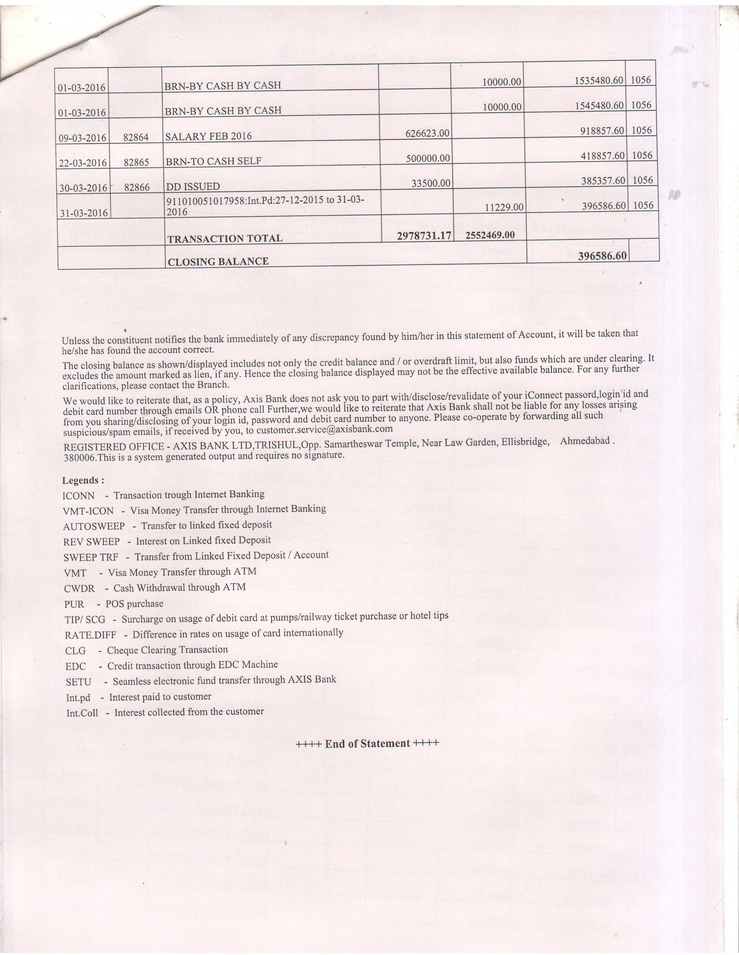
#> input picture Images/bankRotatedBackround.jpg, 739 x 955 px, shrunk from 2550 x 3299 before the run, found by its file name
$ jupyter execute --allow-errors ocr.ipynb   (Python 2 division)
#> lines starting #> are read from the running program, lines starting #| are printed output that depends on the picture
#> further down, image is the input picture: shape (955, 739, 3); mean B, G, R 232, 231.4, 241.5
Import packages and load rotation functions

[cell 1]
# import the necessary packages
#Life is good
from PIL import Image
import pytesseract
import numpy as np
#from pytesseract import image_to_string
#from pytesseract import image_to_boxes
#from pytesseract import image_to_data
import argparse
import cv2
import os

def orientationScore(image,skipStep = 10):
    totValue = 0
    for row in range(len(image)):
        rowVal = 0
        for col in range(0,len(image[0]),skipStep):
            rowVal += image[row][col]
        totValue += rowVal*rowVal
    return totValue

def findOrient(image,angleRange = 5,skipStep = 10):
#> called with angleRange = 5, skipStep = 10
    maxValue = -1
    maxRot  = 0
    imageRows, imageCols = image.shape
#> imageRows = 955; imageCols = 739
    accuracy = 0.1


    maxLen = angleRange*2*int(1/accuracy)
    #print maxLen
    for i in range(-1, maxLen):
        #rot = i
        rot = (round(i / 2 - 0.4) + 1) * ((-1) * (i % 2) + ((i + 1) % 2)) * 0.1
        #print rot
        # print("Rotation: ",rot,". i: ",i)
        M = cv2.getRotationMatrix2D((imageCols / 2, imageRows / 2), rot, 1)
        dst = cv2.warpAffine(image, M, (imageCols, imageRows), borderValue=(255, 255, 255))

        value = orientationScore(255-dst,skipStep = 10)
        if value>maxValue:
            maxValue = value
            maxRot = rot
        if i%int(maxLen/100)==0:
            print "Percentage complete: ", round(i*100.0/maxLen),"%. Current angle (degree): ",rot
#> this loop made 101 passes
#> (value, maxValue) on passes 1, 3, 5, 7, 9, 11, 13, 15, 17: (2589840511, 2589840511), (2613629274, 2613629274), (2660428274, 2660428274), (2702434110, 2702434110), (2723700521, 2723700521), (2767209440, 2767209440), (2833404062, 2833404062), (2914801427, 2914801427), (2965481044, 2965481044)
#> value on passes 2, 4, 6, 8, 10, 12: 2536398960, 2513449237, 2523046627, 2499393503, 2490080485, 2486239580
#> after the loop, maxRot = -0.8; maxValue = 2965481044
        #print "Current angle: ",rot,". Current value: ", value,". Max value: ",maxValue,". Max rot: ",maxRot
        #cv2.imshow("Rotated Image: ",dst)
        #cv2.waitKey(0)

    M = cv2.getRotationMatrix2D((imageCols / 2, imageRows / 2), maxRot, 1)
#> M = [[1, -0.014, 6.7], [0.014, 1, -5.11]]
    dst = cv2.warpAffine(image, M, (imageCols, imageRows), borderValue=(255, 255, 255))
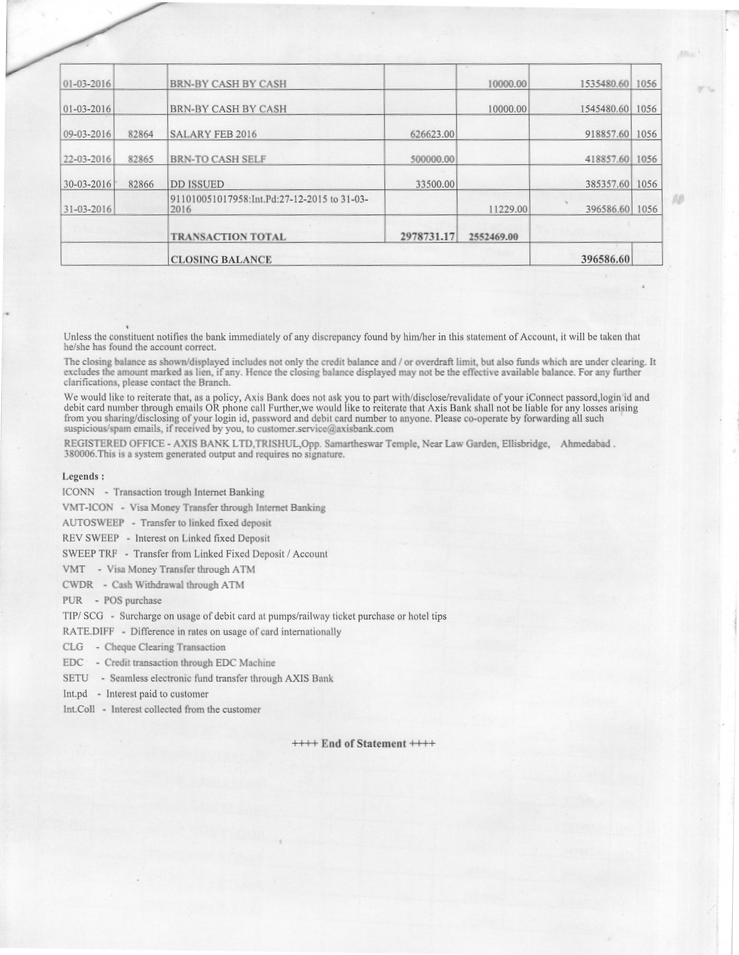
#> dst: shape (955, 739); min 44, max 255, mean 234.7
    #cv2.imshow("Rotated Image: ", dst)
    #cv2.waitKey(0)
    return dst

Specify the paramaters of the OCR run

[cell 2]
args = {}
#args["image"] = "/home/dries/devel/Praelexis/OCR/Images/rotate.png"
#args["image"] = "/home/dries/devel/Praelexis/OCR/Images/rotatedDistorted.png"
#args["image"] = "/home/dries/devel/Praelexis/OCR/Images/RealScan.jpg"
#args["image"] = "/home/dries/devel/Praelexis/OCR/Images/phonePhoto.jpg"
args["image"] = "/home/dries/devel/Praelexis/OCR/Images/bankRotatedBackround.jpg"

args["preprocess"] = ""
args["rotationSearch"] = 5
con ="-psm 1 --oem 2 -c tessedit_char_whitelist=0123456789abcdefghijklmnopqrstuvwxyzABCDEFGHIJKLNMOPQRSTUVWXYZ-+,.()&:_/\*"
lan = "afr"

Main code

[cell 3]
# [8 lines of commented-out code are left out]
image = cv2.imread(args["image"])

# cv2.imshow("Image", image)
gray = cv2.cvtColor(image, cv2.COLOR_BGR2GRAY)
cv2.imwrite('/home/dries/devel/Praelexis/OCR/Output/Original.png',gray)
print("Finding orientation..")
gray = findOrient(gray,angleRange = args["rotationSearch"],skipStep = 10)
print("Image corrected. Scanning image..")
# check to see if we should apply thresholding to preprocess the
# image
if args["preprocess"] == "thresh":
    gray = cv2.threshold(gray, 0, 255, cv2.THRESH_BINARY | cv2.THRESH_OTSU)[1]

# make a check to see if median blurring should be done to remove
# noise
elif args["preprocess"] == "blur":
    gray = cv2.medianBlur(gray, 1)

'''cv2.namedWindow('Input', cv2.WINDOW_NORMAL)
cv2.imshow("Input", gray)
cv2.waitKey(0)'''


# write the grayscale image to disk as a temporary file so we can
# apply OCR to it
#filename = "{}.png".format(os.getpid())
#cv2.imwrite(filename, gray)

# load the image as a PIL/Pillow image, apply OCR, and then delete
# the temporary file
#text = pytesseract.image_to_string(gray,boxes=False)


# This might not be the best approach. I think the system also directly searches for words.
# These word phrases are not included in the config settings.

cv2.imwrite('/home/dries/devel/Praelexis/OCR/Output/preProcessed.png',gray)

#> (the rest of this cell did not finish here and is left out)


$ run again, with Images/rotate.png saved as Images/bankRotatedBackround.jpg
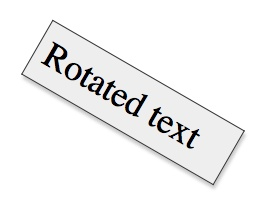
#> input picture Images/rotate.png, 275 x 206 px, found by its file name
#> image is the input picture: shape (206, 275, 3); mean B, G, R 242.5, 242.4, 242.5
#> the loop in findOrient, `for i in range(-1, maxLen):` made 101 passes
#> (value, maxValue) on passes 1, 68, 74: (48356452, 48356452), (48363788, 48363788), (48423065, 48423065)
#> after the loop in findOrient, `for i in range(-1, maxLen):`: maxRot = 3.7; maxValue = 48423065
#> in findOrient, `M = cv2.getRotationMatrix2D((imageCols / 2, imageRows / 2), maxRot, 1)`: M = [[0.998, 0.0645, -6.36], [-0.0645, 0.998, 9.06]]
#> in findOrient, `dst = cv2.warpAffine(image, M, (imageCols, imageRows), borderValue=(25..`:
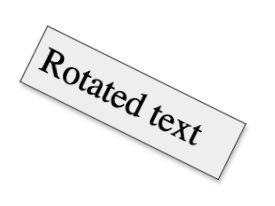
#> dst: shape (206, 275); min 0, max 255, mean 242.4

$ run again, with Images/rotatedDistorted.png saved as Images/bankRotatedBackround.jpg
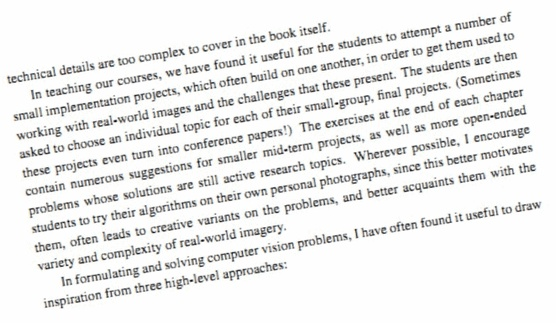
#> input picture Images/rotatedDistorted.png, 556 x 323 px, found by its file name
#> image is the input picture: shape (323, 556, 3); mean B, G, R 234.9, 235.5, 235.2
#> the loop in findOrient, `for i in range(-1, maxLen):` made 101 passes
#> (value, maxValue) on passes 1, 21, 23, 25, 27, 29, 31, 33: (489209597, 489209597), (489323887, 489323887), (492139479, 492139479), (496434561, 496434561), (500331536, 500331536), (504342255, 504342255), (508239178, 508239178), (511504492, 511504492)
#> pass 3, in findOrient, `dst = cv2.warpAffine(image, M, (imageCols, imageRows), borderValue=(25..`:
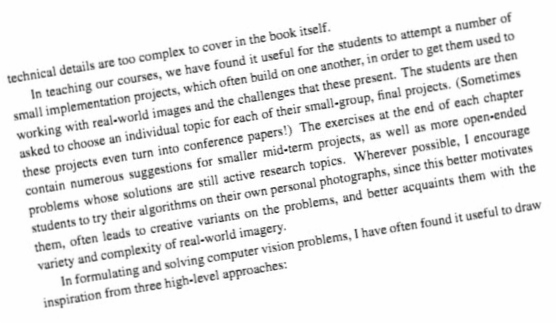
#> dst: shape (323, 556); min 20, max 255, mean 235.4
#> after the loop in findOrient, `for i in range(-1, maxLen):`: maxRot = -5; maxValue = 537135086
#> in findOrient, `M = cv2.getRotationMatrix2D((imageCols / 2, imageRows / 2), maxRot, 1)`: M = [[0.996, -0.0872, 15.09], [0.0872, 0.996, -23.62]]
#> in findOrient, `dst = cv2.warpAffine(image, M, (imageCols, imageRows), borderValue=(25..`:
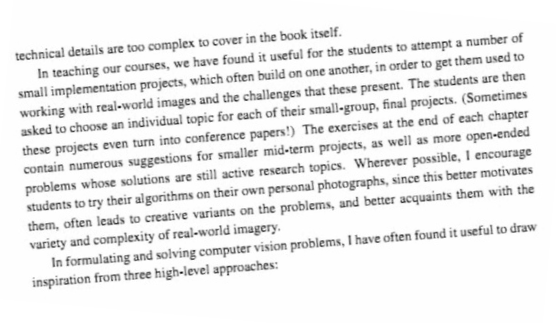
#> dst: shape (323, 556); min 18, max 255, mean 235.4
